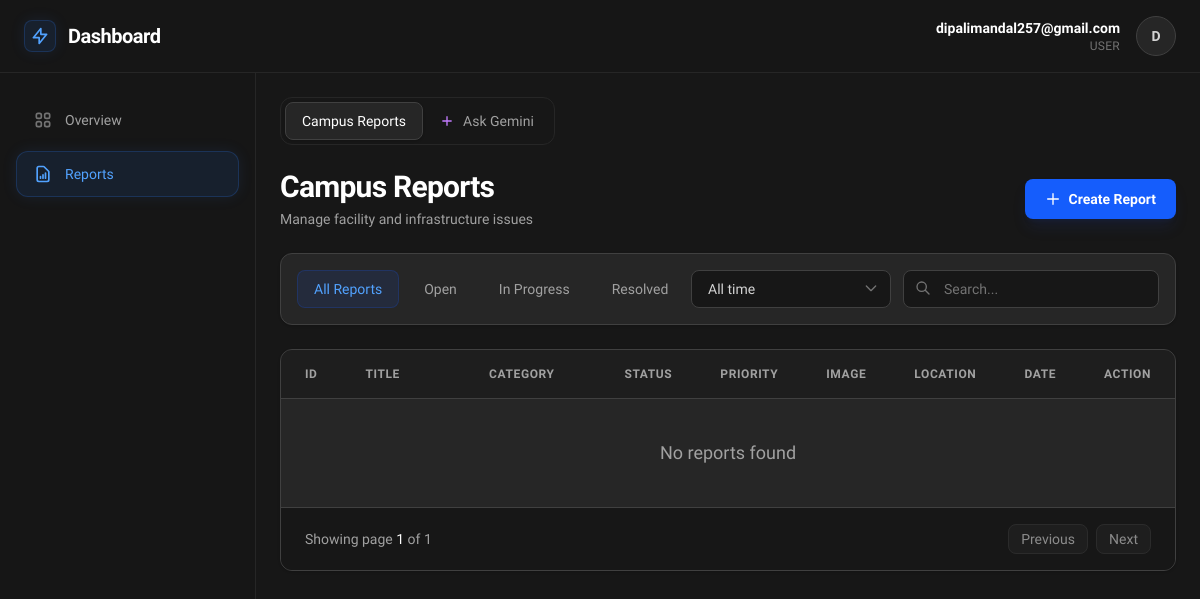
The page /?page=reports (signed in) on the database as committed earlier.
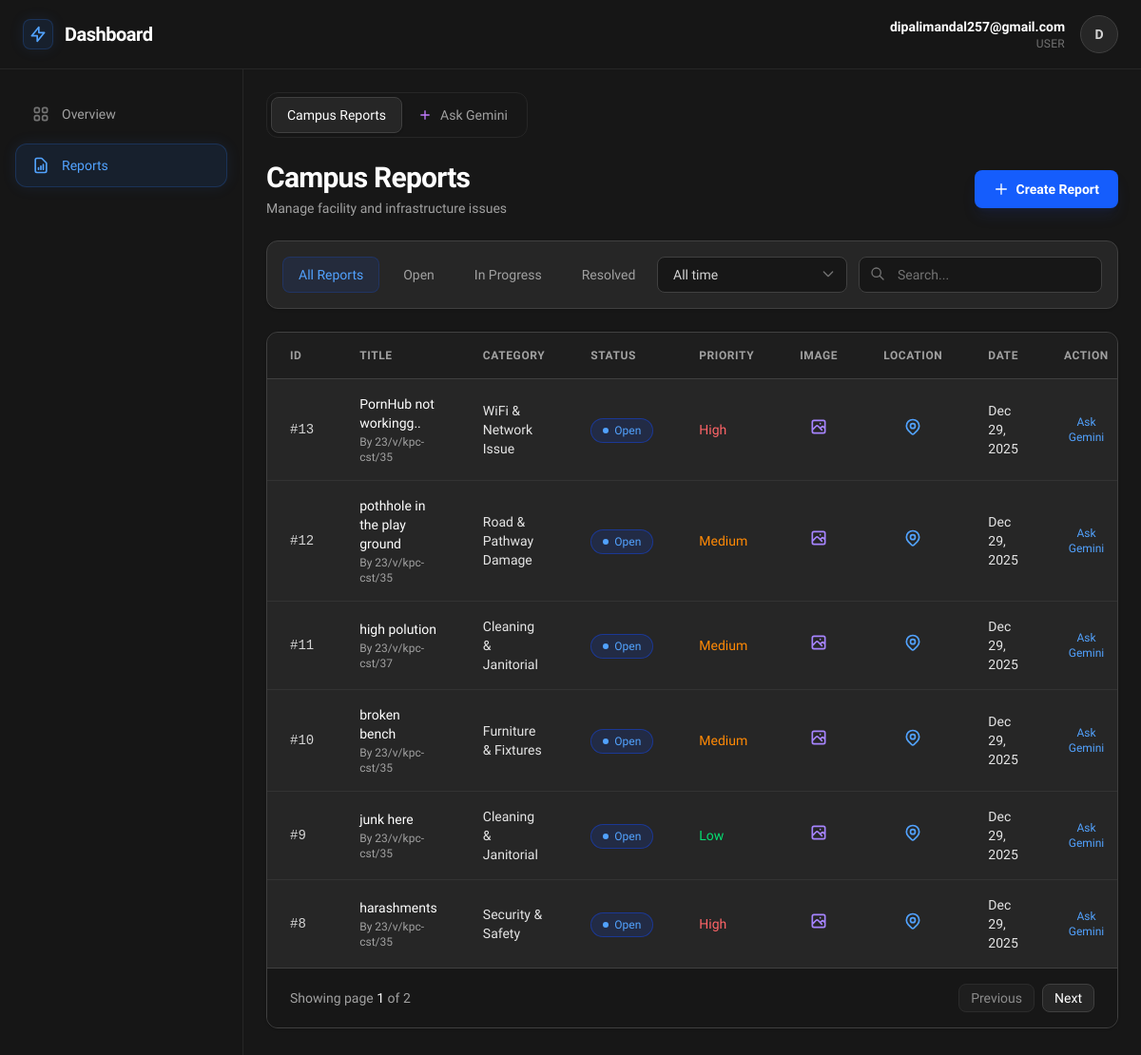
The same page on the database as committed later.
### tables this page shows
CREATE TABLE `reports` (
  `id` int(11) NOT NULL,
  `user_id` int(11) NOT NULL,
  `title` varchar(255) NOT NULL,
  `category` varchar(100) NOT NULL,
  `priority` enum('Low','Medium','High') NOT NULL DEFAULT 'Low',
  `status` enum('Open','In Progress','Resolved') NOT NULL DEFAULT 'Open',
  `location` varchar(255) NOT NULL,
  `image_path` varchar(255) DEFAULT NULL,
  `map_link` text DEFAULT NULL,
  `created_at` timestamp NOT NULL DEFAULT current_timestamp(),
  `updated_at` timestamp NOT NULL DEFAULT current_timestamp() ON UPDATE current_timestamp()
);

CREATE TABLE `users` (
  `id` int(11) NOT NULL,
  `username` varchar(50) NOT NULL,
  `email` varchar(100) NOT NULL,
  `age` tinyint(3) UNSIGNED NOT NULL,
  `gender` enum('male','female','prefer_not') NOT NULL,
  `password_hash` varchar(255) NOT NULL CHECK (char_length(`password_hash`) >= 60),
  `is_admin` tinyint(1) NOT NULL DEFAULT 0,
  `created_at` timestamp NOT NULL DEFAULT current_timestamp()
);

### src/index.php (called while the page is built, shortened)
<?php
include './pages/dashboard.php';
?>

### src/assets/users/_reports.php (the view, shortened to what the rows shown need)
<?php
$whereSql = "";
$limit = 6;
$page = isset($_GET['p']) ? max(1, intval($_GET['p'])) : 1;
$offset = ($page - 1) * $limit;
$sql = "SELECT r.*, u.username FROM reports r LEFT JOIN users u ON r.user_id = u.id $whereSql ORDER BY r.created_at DESC LIMIT $limit OFFSET $offset";
$result = $conn->query($sql);
?>
<div class="max-w-7xl mx-auto space-y-6 pb-10">
    <div id="view-reports" class="space-y-6">
        <div class="flex flex-col sm:flex-row sm:items-center justify-between gap-4">
            <div>
                <h1 class="text-2xl md:text-3xl font-bold text-white tracking-tight">Campus Reports</h1>
            </div>
        </div>
        <div class="hidden md:block bg-neutral-800 rounded-xl border border-neutral-700 overflow-hidden shadow-sm">
            <div class="overflow-x-auto custom-scrollbar">
                <table class="w-full">
                    <thead class="bg-neutral-900/50 border-b border-neutral-700">
                        <tr>
                            <th
                                class="px-6 py-4 text-left text-xs font-semibold text-neutral-400 uppercase tracking-wider w-12">
                                ID</th>
                            <th
                                class="px-6 py-4 text-left text-xs font-semibold text-neutral-400 uppercase tracking-wider w-1/6">
                                Title</th>
                            <th
                                class="px-6 py-4 text-left text-xs font-semibold text-neutral-400 uppercase tracking-wider w-1/6">
                                Category</th>
                            <th
                                class="px-6 py-4 text-left text-xs font-semibold text-neutral-400 uppercase tracking-wider w-16">
                                Status</th>
                            <th
                                class="px-6 py-4 text-left text-xs font-semibold text-neutral-400 uppercase tracking-wider w-16">
                                Priority</th>
                            <th
                                class="px-6 py-4 text-center text-xs font-semibold text-neutral-400 uppercase tracking-wider w-12">
                                Image</th>
                            <th
                                class="px-6 py-4 text-center text-xs font-semibold text-neutral-400 uppercase tracking-wider w-30">
                                Location</th>
                            <th
                                class="px-6 py-4 text-center text-xs font-semibold text-neutral-400 uppercase tracking-wider w-24">
                                Date</th>
                            <th
                                class="px-6 py-4 text-center text-xs font-semibold text-neutral-400 uppercase tracking-wider w-24">
                                Action</th>
                        </tr>
                    </thead>
                    <tbody class="divide-y divide-neutral-700/50">
                        <?php if ($result && $result->num_rows > 0): ?>
                            <?php while ($row = $result->fetch_assoc()): ?>
                                <?php
                                $statusBadgeClass = 'bg-blue-900/30 text-blue-400 border-blue-700/50';
                                $statusDotClass = 'bg-blue-400';
                                $priorityClass = 'text-green-400';
                                if ($row['priority'] === 'Medium')
                                    $priorityClass = 'text-orange-400';
                                if ($row['priority'] === 'High')
                                    $priorityClass = 'text-red-400';
                                ?>
                                <tr class="hover:bg-neutral-700/30 transition-colors duration-200 group">
                                    <td class="px-6 py-4 text-sm font-mono text-neutral-300">#<?php echo $row['id']; ?></td>
                                    <td class="px-6 py-4">
                                        <div class="text-sm font-medium text-white">
                                            <?php echo htmlspecialchars(html_entity_decode($row['title'], ENT_QUOTES, 'UTF-8')); ?>
                                        </div>
                                        <div class="text-xs text-neutral-400 mt-0.5">By <span
                                                class="text-neutral-400"><?php echo htmlspecialchars($row['username'] ?? 'Unknown'); ?></span>
                                        </div>
                                    </td>
                                    <td class="px-6 py-4 text-sm text-neutral-200">
                                        <?php echo htmlspecialchars(html_entity_decode($row['category'], ENT_QUOTES, 'UTF-8')); ?>
                                    </td>
                                    <td class="px-6 py-4">
                                        <span
                                            class="inline-flex items-center gap-1.5 px-3 py-1 whitespace-nowrap text-xs font-medium rounded-full border <?php echo $statusBadgeClass; ?>">
                                            <span class="w-1.5 h-1.5 rounded-full <?php echo $statusDotClass; ?>"></span>
                                            <?php echo htmlspecialchars($row['status']); ?>
                                        </span>
                                    </td>
                                    <td class="px-6 py-4 text-sm font-medium <?php echo $priorityClass; ?>">
                                        <?php echo htmlspecialchars($row['priority']); ?>
                                    </td>
                                    <td class="px-6 py-4 text-center">
                                        <?php if (!empty($row['image_path'])): ?>
                                            <a href="<?php echo htmlspecialchars($row['image_path']); ?>" target="_blank"
                                                class="inline-block p-2 hover:bg-neutral-700 rounded-lg text-neutral-400 transition-colors">
                                            </a>
                                        <?php else: ?>
                                            <span class="text-neutral-600">-</span>
                                        <?php endif; ?>
                                    </td>
                                    <td class="px-6 py-4 text-center">
                                        <?php if (!empty($row['map_link'])): ?>
                                            <a href="<?php echo htmlspecialchars($row['map_link']); ?>" target="_blank"
                                                class="inline-block p-2 hover:bg-neutral-700 rounded-lg text-blue-400 transition-colors">
                                            </a>
                                        <?php else: ?>
                                            <span class="text-neutral-600">-</span>
                                        <?php endif; ?>
                                    </td>
                                    <td class="px-6 py-4 text-sm text-neutral-200">
                                        <?php echo date("M d, Y", strtotime($row['created_at'])); ?>
                                    </td>
                                    <td class="px-6 py-4 text-center">
                                        <button
                                            onclick='askAboutReport(<?= (int)$row["id"] ?>, <?= json_encode($row["title"]) ?>, <?= json_encode($row["category"]) ?>)'
                                            class="text-blue-400 hover:text-blue-300 text-xs font-medium flex items-center justify-center gap-1 transition-colors">
                                            Ask Gemini
                                        </button>
                                    </td>
                                </tr>
                            <?php endwhile; ?>
                        <?php endif; ?>
                    </tbody>
                </table>
            </div>
        </div>
    </div>
</div>

Rows that differ between the two databases and show on the page:
added reports: id "13", title "PornHub not workingg..", user.username "23/v/kpc-cst/35", category "WiFi & Network Issue", status "Open", priority "High", created_at "Dec 29, 2025"
added reports: id "12", title "pothhole in the play ground", user.username "23/v/kpc-cst/35", category "Road & Pathway Damage", status "Open", priority "Medium", created_at "Dec 29, 2025"
added reports: id "11", title "high polution", user.username "23/v/kpc-cst/37", category "Cleaning & Janitorial", status "Open", priority "Medium", created_at "Dec 29, 2025"
added reports: id "10", title "broken bench", user.username "23/v/kpc-cst/35", category "Furniture & Fixtures", status "Open", priority "Medium", created_at "Dec 29, 2025"
added reports: id "9", title "junk here", user.username "23/v/kpc-cst/35", category "Cleaning & Janitorial", status "Open", priority "Low", created_at "Dec 29, 2025"
added reports: id "8", title "harashments", user.username "23/v/kpc-cst/35", category "Security & Safety", status "Open", priority "High", created_at "Dec 29, 2025"
Other text that changed with them:
max(1, $total_pages): "1" → "2"
text no longer shown: "No reports found"
